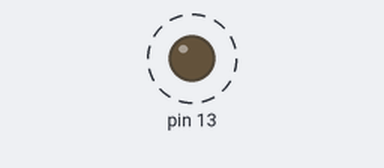
A sketch run on a simulated Arduino Uno, built with avr-gcc and run on an emulated ATmega328P. Shown: output pins drawn as LEDs (lit = HIGH). Dashed ring = blinking.

Above: at 0.5 s.
Timing chart, 0 to 4.7 s (numbered marks = the images above):
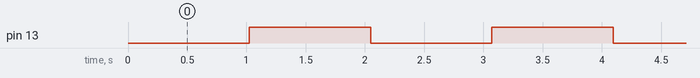

The sketch:

Ex3.ino
```cpp
volatile unsigned long ms;
unsigned char *tccr2a = (unsigned char*)0xB0;
unsigned char *tccr2b = (unsigned char*)0xB1;
unsigned char *timsk2 = (unsigned char*)0x70;
unsigned char *portb = (unsigned char*)0x25;
unsigned char *ddrb = (unsigned char*)0x24;
unsigned char *sreg = (unsigned char*)0x5F;
unsigned long previousTime;
ISR(TIMER2_OVF_vect)
{
  ms++;
}
unsigned long getMilliseconds()
{
  *timsk2 = 0b00000000; //Disable timer2 interrupts
  unsigned long val = ms; //Read the variable
  *timsk2 = 0b00000001; //Re-enable timer2 interrupts
  return val;
}
void setup()
{
  *ddrb = 0b00100000; //Set PB5 as output
  *tccr2a = 0b00000011; //8-bit Fast PWM on timer2
  *tccr2b = 0b00000100; //Set pre-scalerto 64
  *sreg |= 0b1000000; //Enable interrupts
  *timsk2 = 0b00000001; //Enable timer2 overflow interrupt
}

void loop()
{
  unsigned long currentTime = getMilliseconds();
    if ((*portb) & 0b00100000) //If LED is currently ON
    {
      if (currentTime - previousTime >= 1000)
      {
        *portb = 0; //Turn it OFF
        previousTime = currentTime;
      }
    }
    else//If LED is currently OFF
    {
      if (currentTime - previousTime >= 1000)
      {
        *portb = 0b00100000; //Turn it ON
        previousTime = currentTime;
      }
    }
}
```

Measured:
- by itself, pin 13: alternates HIGH for 1.0 s and LOW for 1.0 s
